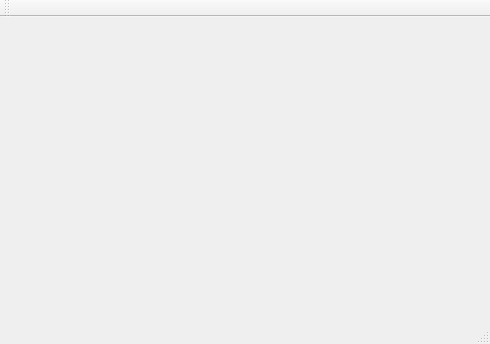
<?xml version="1.0" encoding="UTF-8"?>
<ui version="4.0">
 <class>MainWindow</class>
 <widget class="QMainWindow" name="MainWindow">
  <property name="geometry">
   <rect>
    <x>0</x>
    <y>0</y>
    <width>490</width>
    <height>344</height>
   </rect>
  </property>
  <property name="windowTitle">
   <string>MainWindow</string>
  </property>
  <widget class="QWidget" name="centralWidget"/>
  <widget class="QMenuBar" name="menuBar">
   <property name="geometry">
    <rect>
     <x>0</x>
     <y>0</y>
     <width>490</width>
     <height>21</height>
    </rect>
   </property>
  </widget>
  <widget class="QToolBar" name="mainToolBar">
   <attribute name="toolBarArea">
    <enum>TopToolBarArea</enum>
   </attribute>
   <attribute name="toolBarBreak">
    <bool>false</bool>
   </attribute>
  </widget>
  <widget class="QStatusBar" name="statusBar"/>
 </widget>
 <layoutdefault spacing="6" margin="11"/>
 <resources/>
 <connections/>
</ui>
